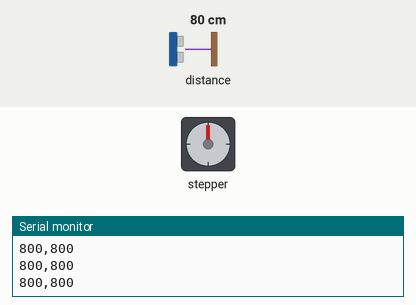
The sketch below on a simulated Arduino Uno, built for the host (arithmetic inside an expression is 32-bit, double 64-bit). Shown: stepper motor, the last lines printed to the serial monitor. The test bench sets the inputs (shaded band); at power-on: distance to the obstacle 80 cm. Stepper angles assume 200 steps per turn.

Above: at 0.17 s.
At 1.2 s:
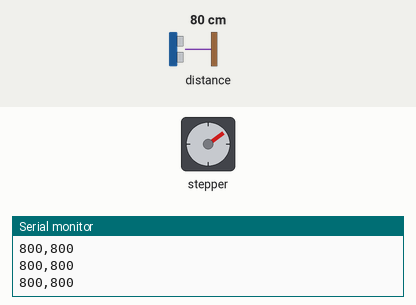
1.3 s: distance to the obstacle set to 120 cm
At 1.5 s:
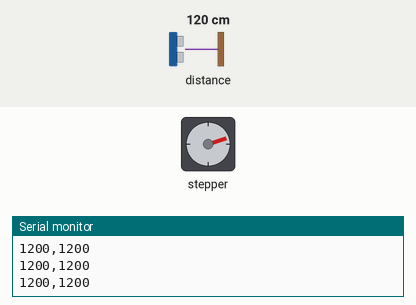
Timing chart, 0 to 13.3 s (numbered marks = the images above; inputs shaded):
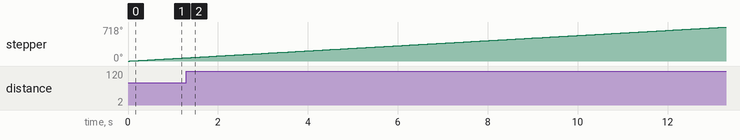

The sketch:

BIFROSTv1.ino
```cpp
// Library Inclusions
#include <AccelStepper.h>		// Motor Control
#include "Adafruit_VL53L1X.h"	// ToF Sensor Control - VL53L1X
#include "MedianFilterLib2.h"	// Data noise filtering

// ToF Sensor Declarations
#define IRQ_PIN 2
#define XSHUT_PIN 3
Adafruit_VL53L1X sensor = Adafruit_VL53L1X(XSHUT_PIN, IRQ_PIN);
MedianFilter2<int16_t> medianFilter2(7); // Median filter, 7 data point memory, returns the middle value out of them.

// Motor Declarations
AccelStepper motor(1, 7, 6);

// Function declarations
void tofSetup(int16_t timingBudget);
void motorSetup(int16_t speed);
void motorSetup(int16_t maxSpeed, int16_t startingSpeed);

void setup()
{
	// Setting up the Serial output.
    Serial.begin(115200);
    while(!Serial)  delay(10);
    Serial.println(F("Serial Link established."));

    // Setting up the sensor.
    tofSetup(20);
    Serial.println(F("Sensor configured."));

    // Setting up motor control.
    motorSetup(200);
    Serial.println(F("Motor configured."));
}

void loop()
{
	int16_t sensorDistance;

	// if: new data is ready from the sensor, grab data.
	if (sensor.dataReady())
    {
		sensorDistance = sensor.distance();

		if(sensorDistance == -1) // Something went wrong!
		{
            Serial.print(F("Couldn't get distance: "));
            Serial.println(sensor.vl_status);
            return;
		}

		// Noise Filtering.
		int median = medianFilter2.AddValue(sensorDistance);

		Serial.print(sensorDistance);
		Serial.print(F(","));
		Serial.println(median);

		sensor.clearInterrupt();
	}

	// Stepping the motor.
	motor.runSpeed();
}

/*--------   ToF sensor setup   --------
**	timingBudget - the frequency that the sensor will read a data point.
**
**	There are unused control options here, currently unexplored.
*/
void tofSetup(int16_t timingBudget)
{
	// Establishing Wire connection
    Wire.begin();
    if (! sensor.begin(0x29, &Wire)) // Signal start error check
    {
        Serial.print(F("Error on init of VL sensor: "));
        Serial.println(sensor.vl_status);
        while (1)
        {
            Serial.print(F("."));
            delay(10);
        }
    }
    Serial.println(F("VL53L1X sensor OK!"));

    Serial.print(F("Sensor ID: 0x"));
    Serial.println(sensor.sensorID(), HEX);

	// Starting Ranging
    if (! sensor.startRanging()) // Ranging error check
    {
        Serial.print(F("Couldn't start ranging: "));
        Serial.println(sensor.vl_status);
        while (1)
        {
            Serial.print(F("."));
            delay(10);
        }
    }
    Serial.println(F("Ranging started"));

    // Valid timing budgets: 15, 20, 33, 50, 100, 200 and 500ms!
    sensor.setTimingBudget(timingBudget);
    Serial.print(F("Timing budget (ms): "));
    Serial.println(sensor.getTimingBudget());

    /*
    vl.VL53L1X_SetDistanceThreshold(100, 300, 3, 1);
    vl.VL53L1X_SetInterruptPolarity(0);
    */
}

/*--------   Motor setup   --------
**	maxSpeed - maximum speed of the motor. Motor dependent value.
**	startingSpeed - starting speed of the motor. Must be greater than 0.
**
**	These speeds are steps per second; to find revolutions per minute, first find the step angle of your motor.
*/
void motorSetup(int16_t maxSpeed, int16_t startingSpeed)
{
    motor.setMaxSpeed(maxSpeed);
    motor.setSpeed(startingSpeed);
}
void motorSetup(int16_t speed)
{
	motor.setMaxSpeed(speed);
    motor.setSpeed(speed);
}
```
